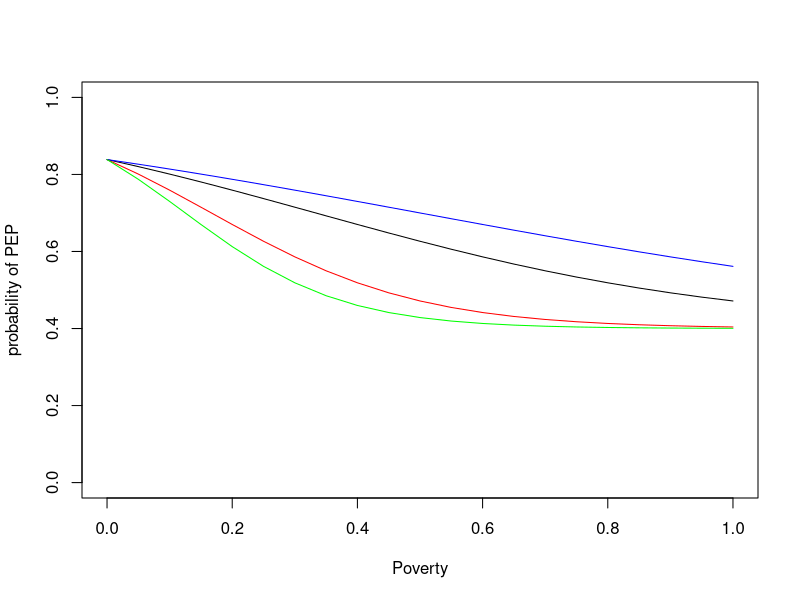
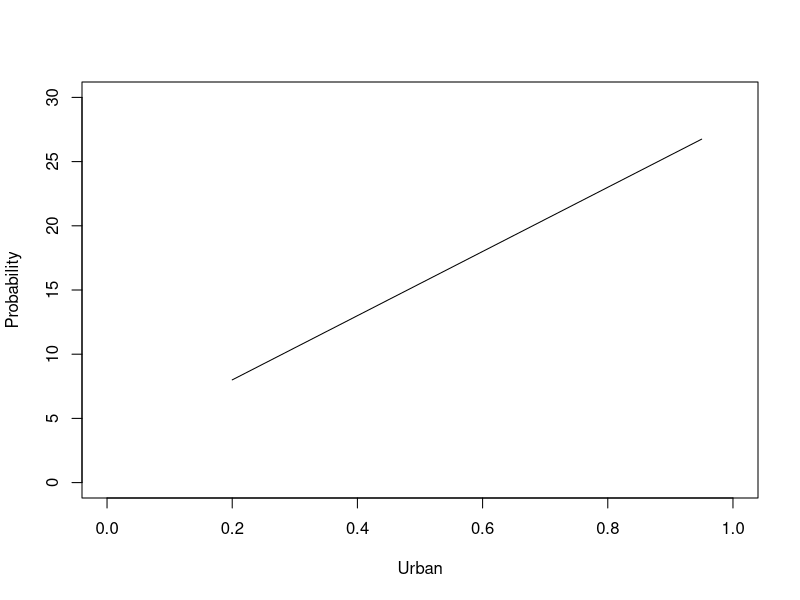
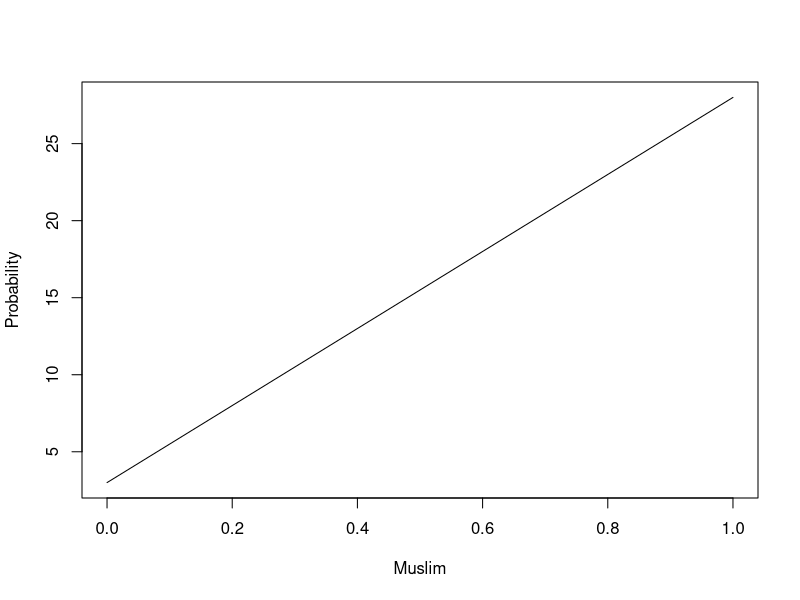
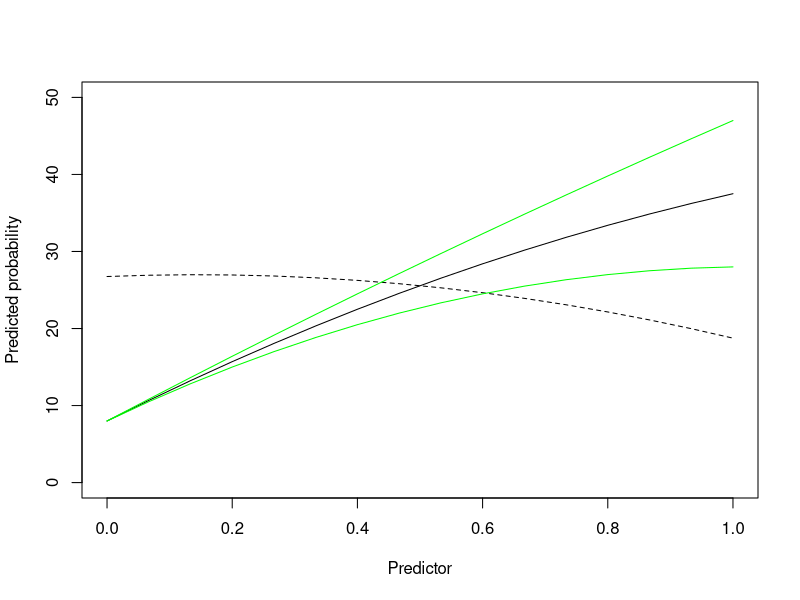
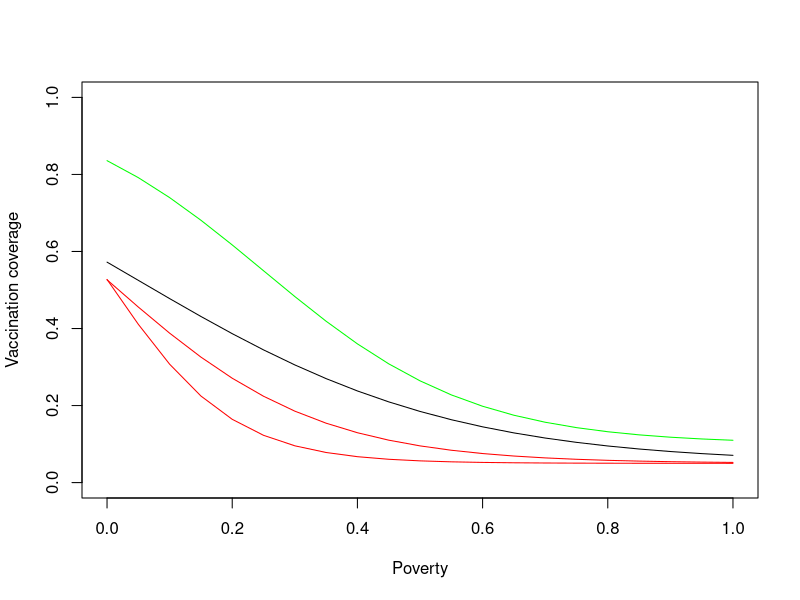

The R script that drew these images, in order:
#   Key relationships to consider when estimating the burden of rabies in Nigeria
#  Estimates of PEP seeking - pPEP likely increases with wealth 
# i.e. a low poverty index means the state is wealthier!

poverty = seq(0,1,0.05)
b0 = -1  # intercept - baseline level (as value decreases into negative numbers higher probability remains near 1)
b1 = 3 # slope - baseline steepness - as increases, drops faster
U = 1 # ceiling parameter - the value that probability approaches as poverty approaches 0 
L = 0.4 # Floor parameter that results in horizontal asymptote (as poverty approaches 1)

# Apply inverse logit manually
pPEP_prob_seq <- L +  (U - L) / (1 + exp(b0 + (b1 * poverty)))

# Plot reasonable set of params:
plot(poverty, pPEP_prob_seq,  type = "l", ylim = c(0, 1),  xlab = "Poverty", ylab = "probability of PEP")

# WORST CASE! 
b0 = -1  # intercept - baseline level (as value decreases into negative numbers higher probability remains near 1)
b1 = 6 # slope - baseline steepness - as increases, drops faster
U = 1 # ceiling parameter - the value that probability approaches as poverty approaches 0 
L = 0.4 # Floor parameter that results in horizontal asymptote (as poverty approaches 1)
pPEP_prob_seq <- L +  (U - L) / (1 + exp(b0 + (b1 * poverty)))
lines(poverty, pPEP_prob_seq,  col = "red")

# Best CASE! 
b0 = -1  # intercept - baseline level (as value decreases into negative numbers higher probability remains near 1)
b1 = 2 # slope - baseline steepness - as increases, drops faster
U = 1 # ceiling parameter - the value that probability approaches as poverty approaches 0 
L = 0.4 # Floor parameter that results in horizontal asymptote (as poverty approaches 1)
pPEP_prob_seq <- L +  (U - L) / (1 + exp(b0 + (b1 * poverty)))
lines(poverty, pPEP_prob_seq,  col = "blue")

# even worse
b0 = -1  # intercept - baseline level (as value decreases into negative numbers higher probability remains near 1)
b1 = 8 # slope - baseline steepness - as increases, drops faster
U = 1 # ceiling parameter - the value that probability approaches as poverty approaches 0 
L = 0.4 # Floor parameter that results in horizontal asymptote (as poverty approaches 1)
pPEP_prob_seq <- L +  (U - L) / (1 + exp(b0 + (b1 * poverty)))
lines(poverty, pPEP_prob_seq,  col = "green")

###############################################################################
# Dog population - HDR increases with urban % and muslim % (more dogs per human in rural areas and non-muslim areas)
humans = seq(2000000,17000000, 1000000)
urban = seq(0.2,0.95,0.05)
muslim = seq(0, 1, length = 16)
hdr = seq(5,20,1)

# increases with % urban (more humans per dog in cities)
cu = 3; bu = 25 # Minimum  and maximum HDR
hdr = cu + urban * bu # Linear relationship whereby dogs decrease within urban settings
plot(urban, hdr,  type = "l",  xlab = "Urban", ylab = "Probability", xlim = c(0,1), ylim = c(0,30))

# decreases with religion (increase % muslim)
cm = 3; bm = 25
hdr = cm + muslim * bm
plot(muslim, hdr,  type = "l",  xlab = "Muslim", ylab = "Probability", xlim = c(0,1))

# Combined relationship - multiplicative
c = 3 # intercept
bm = 25 # muslim max
bu = 25 # urban max
bcomb = -15 # multiplicative interaction
hdr = c + (bm * muslim) + (bu * urban) + bcomb*(urban * muslim)
# shows the range assuming urban and muslim combinations scale together!
plot(muslim, hdr, ylim= c(0,50), 
     type = "l",  xlab = "Predictor", ylab = "Predicted probability", 
     xlim = c(0,1))
# shows the range assuming urban and muslim combinations scale opppositely
hdr = c + (bm * muslim) + (bu * rev(urban)) + bcomb*(urban * muslim)
lines(muslim, hdr, lty=2)

# alternative ranges
bcomb = -5 # more extreme max HDR
hdr = c + (bm * muslim) + (bu * urban) + bcomb*(urban * muslim)
lines(muslim, hdr,  col = "green")

bcomb = -25 # less extreme HDR
hdr = c + (bm * muslim) + (bu * urban) + bcomb*(urban * muslim)
lines(muslim, hdr,  col = "green")

###############################################################################
# dog vaccination coverage - expect coverage to decline as poverty increases
# Inverse logistic (flipped sigmoid)
poverty = seq(0,1,0.05)

# Average parameter range
vc_decline = 4 # determines how steep the decline is
vc_slope_shift = 0.05 # determines where along x-axis decline starts
vc_int = 0.05 # minimum coverage (asymptote as poverty increases)

prob = vc_int + (1-vc_int) * (1-1/(1 + exp(-vc_decline*(poverty - vc_slope_shift))))

plot(poverty, prob, ylim= c(0,1), 
     type = "l",  xlab = "Poverty", ylab = "Vaccination coverage", 
     xlim = c(0,1))

# Better case scenario
vc_decline = 6 # slower decline
vc_slope_shift = .25 # 
vc_int = 0.1 # slight increase
prob = vc_int + (1-vc_int) * (1-1/(1 + exp(-vc_decline*(poverty - vc_slope_shift))))
lines(poverty, prob,  col = "green")

# Worse case scenario
vc_decline = 6 # 
vc_slope_shift = .001 # 
vc_int = 0.05 # 
prob = vc_int + (1-vc_int) * (1-1/(1 + exp(-vc_decline*(poverty - vc_slope_shift))))
lines(poverty, prob,  col = "red")

# Worst case scenario
vc_decline = 10 # 
vc_slope_shift = .001 # 
vc_int = 0.05 # 
prob = vc_int + (1-vc_int) * (1-1/(1 + exp(-vc_decline*(poverty - vc_slope_shift))))
lines(poverty, prob,  col = "red")
